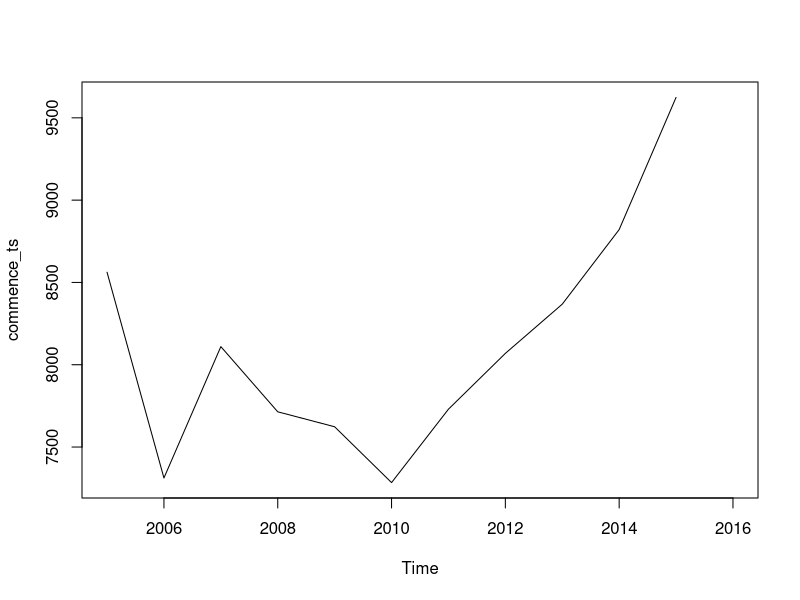
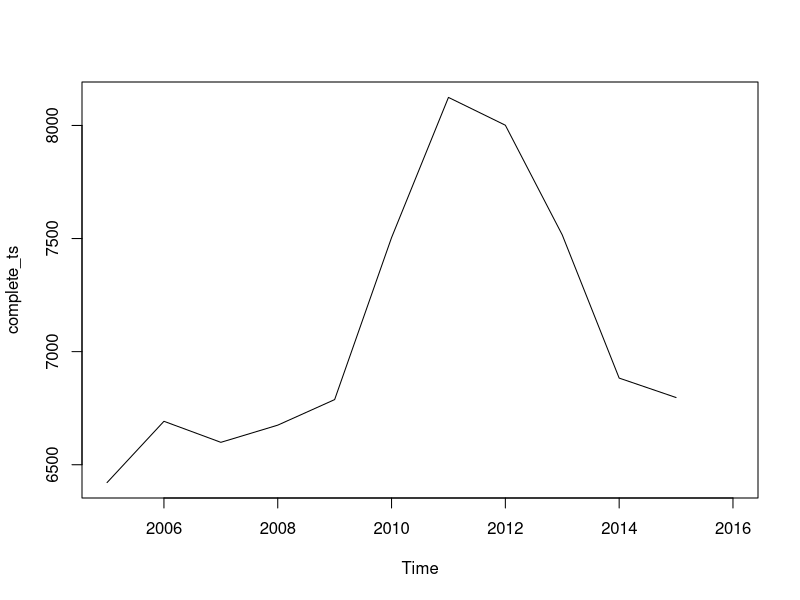
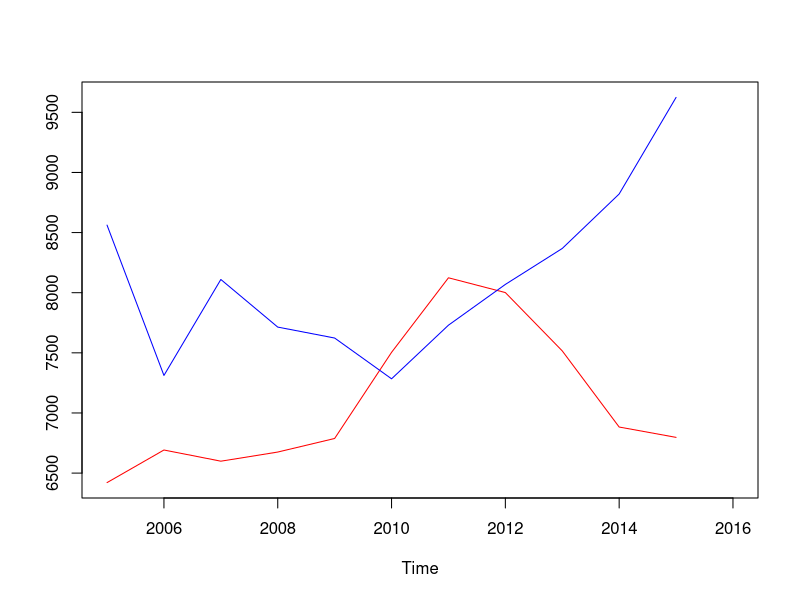
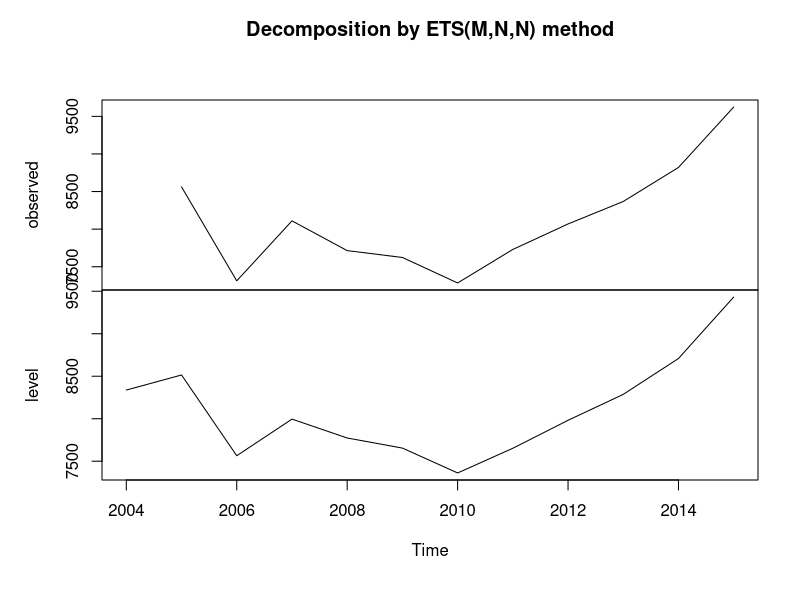
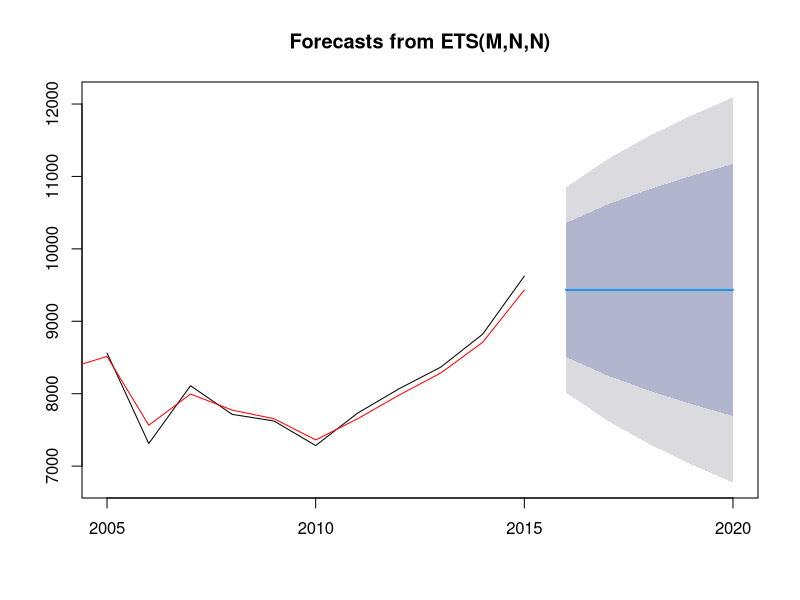
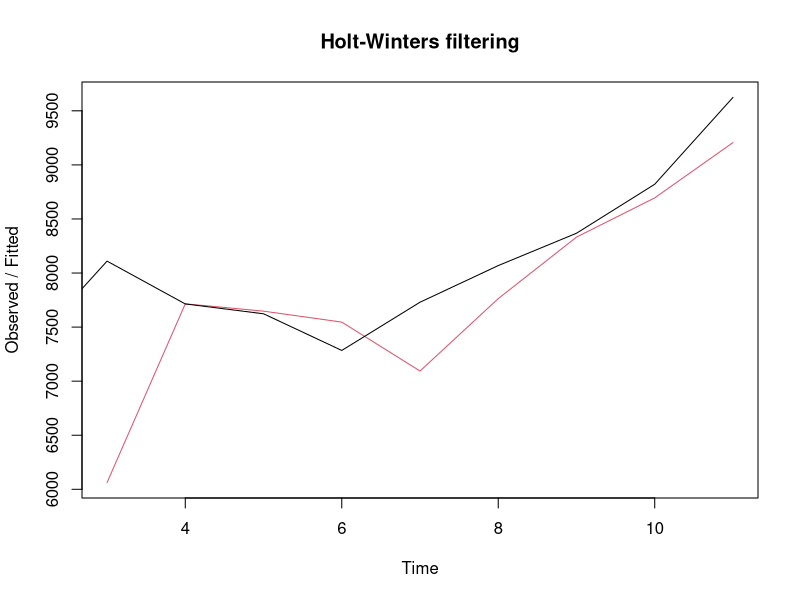

Source code (R) for these figures, in order: (Note: this script raises an error after producing the figures.)
library(ggplot2)
library(forecast)
library(rpart)
library(randomForest)


#Initial Trial: data from reported numbers, plus a quick OBIEE query back to 2005... projecting forward 5 years based on 10 year data seems questionable?
###############################################################################
commence_complete <- read.csv('2005_commence_complete.csv', header = TRUE)

commence_ts <- ts(commence_complete[,2], start=2005)
plot (commence_ts)

complete_ts <- ts(commence_complete[,3], start =2005)
plot(complete_ts)

ts.plot(complete_ts,commence_ts, col =c('red','blue'))
commence_ts
################################################################################
#ETS and HoltWinters forecasting methods are the top two refered to for time series predications
#(literature states ets should be more reliable in all situations)
?ets
?HoltWinters
#ets forecast for commencements
commence_fit_ets <- ets(commence_ts)
plot(commence_fit_ets)
commence_pred_ets <- forecast.ets(commence_fit_ets, h=5)
plot(commence_pred_ets)
lines(commence_fit_ets$states[,1],col='red')
#    #hmmm.. this does not look useable... fit inside data looks ok, but it appears to just be be projecting the last point of the fit?
#    #maybe not enough data to model accurately

#HoltWinters forecast for commencements
commence_fit_HW <- HoltWinters(commence_ts[1:11], gamma=F)
plot(commence_fit_HW)
commence_fit_HW
commence_pred_HW <- forecast.HoltWinters(commence_fit_HW, h=5)
plot(commence_pred_HW)
commence_pred_HW
#    #This Seems reasonable... but the in range model appears to diverge significantly from the observations....



#ets forecast for completions
complete_fit_ets <- ets(complete_ts)
plot(complete_fit_ets)
complete_pred_ets <- forecast.ets(complete_fit_ets, h=5)
plot(complete_pred_ets)
lines(complete_fit_ets$states[,1],col='red')
#     #again this does not look useable... but at least the model matches well to the observed......

#HoltWinters forecast completions
complete_fit_HW <- HoltWinters(complete_ts, gamma=FALSE)
plot(complete_fit_HW)
complete_pred_HW <- forecast.HoltWinters(complete_fit_HW, h=5)
plot(complete_pred_HW)
#     #shows a downward trend... highly unlikely given commencements look to be increasing, plus the model was signifcantly divergent. 
#     #maybe not enough data?



###############################################################################
#Start Again, with a bigger data set:
#Read in Data (sourced from OBIEE back to 1990 for completions, 1985 for commencements, due to 3 year lag, maybe can offset to look at trend?)
commence_complete <- read.csv('commence_complete.csv', header =TRUE)
comm_ts <- ts(commence_complete[,2], start=1985)
plot(comm_ts)
comp_ts <- ts(commence_complete[,3], start=1985)
plot(comp_ts)

ts.plot(comp_ts,comm_ts, col =c('red','blue'))

#Try offseting to see trend?...  will just rebuild the completions ts object, starting 3 years earlier
comp_ts_offset <- ts(comp_ts, start=1982)
ts.plot(comp_ts_offset, comm_ts, col=c('red','blue'))
#      #seems to be fairly well correlated, but doesn't really help with the prediction...


###############################################################################
#Lets try ets again
#ETS commencing:
comm_fit_ets <- ets(comm_ts)
plot(comm_fit_ets)
# looks like the model has properly decomposed the overall growth and error variation
comm_pred_ets <- forecast.ets(comm_fit_ets, h=5)
plot(comm_pred_ets)
lines(comm_fit_ets$states[,1],col='red')

comm_pred_ets
#    # this looks useable... red line shows the model fit inside the data, numbers seem reasonable for forward projections


#ETS completions:
comp_fit_ets <- ets(comp_ts)
plot(comp_fit_ets)
comp_pred_ets <- forecast.ets(comp_fit_ets, h=5)
plot(comp_pred_ets)
lines(comp_fit_ets$states[,1],col='red')

comp_pred_ets
#    # again this looks useable.... model has correclty split out the overlying trend, and inferred that the spike and drop in recent 
#    # years was likely annomolous (aligns with 2010ish completions, so maybe due to Melbourne Model changes...)


### Create Data frame based on commencing projections, then use logistic regression to predict completions:
df <- as.data.frame(commence_complete)
df[32,] <- c(2016, 9807,NA)
df[33,] <- c(2017,10035,NA)
df[34,] <- c(2018,10264,NA)
df[35,] <- c(2019,10493,NA)
df[36,] <- c(2020,10721,NA)

comp_fit_rpart <- rpart(Complete ~ Commence, data=df[!is.na(df$Complete),], method='anova')
df$Complete[is.na(df$Complete)] <- predict(comp_fit_rpart, df[is.na(df$Complete), ])
df
ggplot(df,aes (x=Year, y=Complete))+
  geom_line()
#no dice.

### Take 2 with Random Forest
df <- as.data.frame(commence_complete)
df[32,] <- c(2016, 9807,NA)
df[33,] <- c(2017,10035,NA)
df[34,] <- c(2018,10264,NA)
df[35,] <- c(2019,10493,NA)
df[36,] <- c(2020,10721,NA)

comp_fit_rf <- randomForest(Complete ~ Commence, data=df[!is.na(df$Complete),], minsplit=2)
plot(comp_fit_rf)
df$Complete[is.na(df$Complete)] <- predict(comp_fit_rf, df[is.na(df$Complete), ])
df
ggplot(df,aes (x=Year, y=Complete))+
  geom_line()
# no dice

### Take 3 with simple linear model
df <- as.data.frame(commence_complete)
df[32,] <- c(2016, 9807,NA)
df[33,] <- c(2017,10035,NA)
df[34,] <- c(2018,10264,NA)
df[35,] <- c(2019,10493,NA)
df[36,] <- c(2020,10721,NA)
df
comp_fit_lm <- lm(Complete ~ Year + Commence, data=df[!is.na(df$Complete),])
plot(comp_fit_lm)
#30,31, 27 identified as outliers in all models... corresponds to 2014,2015 and 2011

df$Complete[is.na(df$Complete)] <- predict(comp_fit_lm, df[is.na(df$Complete), ])

ggplot(df,aes (x=Year, y=Complete))+
  geom_line()
# well it did something.... lets compare to the ets time series predictions:

df[32:36,c(1,3)]
comp_pred_ets
# looks to be overestimating, but all lie within the ets 80% confidence window... maybe retry with outliers excluded??

### Take 4 with simple linear model - exclude outliers
df <- as.data.frame(commence_complete)
df[32,] <- c(2016, 9807,NA)
df[33,] <- c(2017,10035,NA)
df[34,] <- c(2018,10264,NA)
df[35,] <- c(2019,10493,NA)
df[36,] <- c(2020,10721,NA)
df
comp_fit_lm <- lm(Complete ~ Year + Commence, data=df[c(6:26,28:29),])
plot(comp_fit_lm)

df$Complete[is.na(df$Complete)] <- predict(comp_fit_lm, df[is.na(df$Complete), ])

ggplot(df,aes (x=Year, y=Complete))+
  geom_line()
df[32:36,c(1,3)]
# gah, worse... exluding the outliers appears to just amplify the overall growth.